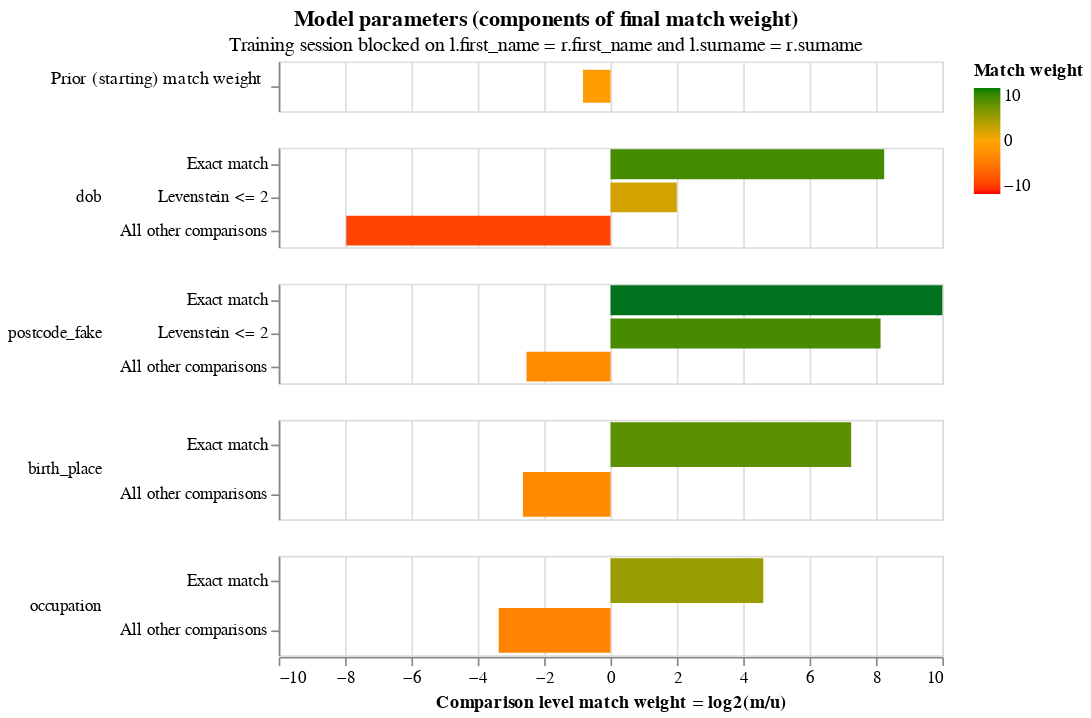

The code cell stored with this chart in its notebook:
### Code cell
blocking_rule = "l.first_name = r.first_name and l.surname = r.surname"
training_session_names = linker.estimate_parameters_using_expectation_maximisation(blocking_rule)
training_session_names.match_weights_interactive_history_chart()
